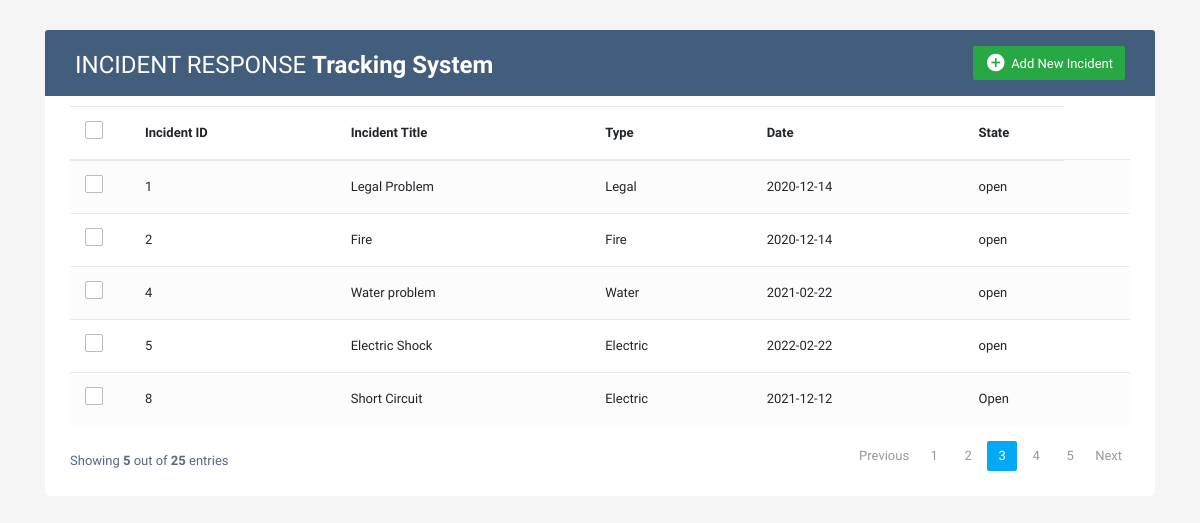
/Main.php, run on the app's committed database.
### tables this page shows
CREATE TABLE `incident` (
  `incident_id` int(11) NOT NULL,
  `incident_type` varchar(10) DEFAULT NULL,
  `date_created` date DEFAULT NULL,
  `state` varchar(10) DEFAULT NULL,
  `incident_title` varchar(50) NOT NULL
);

### Main.php (the view, shortened to what this page needs)
<!DOCTYPE html>
<html lang="en">
<head>
<link rel="stylesheet" href="https://stackpath.bootstrapcdn.com/bootstrap/4.5.0/css/bootstrap.min.css">
<link rel="stylesheet" href="https://maxcdn.bootstrapcdn.com/font-awesome/4.7.0/css/font-awesome.min.css">
</head>
<body>
<div class="container-xl">
	<div class="table-responsive">
		<div class="table-wrapper">
			<div class="table-title">
				<div class="row">
					<div class="col-sm-6">
						<h2>INCIDENT RESPONSE <b>Tracking System</b></h2>
					</div>
					<div class="col-sm-6">
						<a href="NewIncident.php" class="btn btn-success"><i class="material-icons">&#xE147;</i> <span>Add New Incident</span></a>
					</div>
				</div>
			</div>
			<table class="table table-striped table-hover">
				<thead>
					<tr>
						<th>
							<span class="custom-checkbox">
								<label for="selectAll"></label>
							</span>
						</th>
						<th>Incident ID</th>
                                                <th>Incident Title</th>
						<th>Type</th>
						<th>Date</th>
						<th>State</th>
					</tr>
				</thead>
				<tbody>
<?php
                $servername = "localhost";
		$username = "vk";
		$password = "123";
		$dbname = "incidentresponse";
		$con = new mysqli($servername, $username, $password, $dbname);
?>
<?php
$query = "SELECT * FROM incident";
$res=mysqli_query($con,$query);
while ($row=mysqli_fetch_assoc($res)) {
$incident_id = $row['incident_id'];
$incident_title = $row['incident_title'];
$incident_type = $row['incident_type'];
$incident_date = $row['date_created'];
$incident_state = $row['state'];
?>
                                       <tr>
						<td>
							<span class="custom-checkbox">
								<label for="checkbox1"></label>
							</span>
						</td>
						<td> <?php echo $incident_id ?></td>
                                                <td><?php echo $incident_title ?></td>
						<td><?php echo $incident_type ?></td>
						<td><?php echo $incident_date ?></td>
						<td><?php echo $incident_state ?></td>
						<td>
						</td>
					</tr>
<?php
}
?>
				</tbody>
			</table>
			<div class="clearfix">
				<div class="hint-text">Showing <b>5</b> out of <b>25</b> entries</div>
				<ul class="pagination">
					<li class="page-item disabled"><a href="#">Previous</a></li>
					<li class="page-item"><a href="#" class="page-link">1</a></li>
					<li class="page-item"><a href="#" class="page-link">2</a></li>
					<li class="page-item active"><a href="#" class="page-link">3</a></li>
					<li class="page-item"><a href="#" class="page-link">4</a></li>
					<li class="page-item"><a href="#" class="page-link">5</a></li>
					<li class="page-item"><a href="#" class="page-link">Next</a></li>
				</ul>
			</div>
		</div>
	</div>
</div>
</body>
</html>

### Main.php (style rules this page uses)
body { color: #566787; background: #f5f5f5; font-family: 'Varela Round', sans-serif; font-size: 13px; }
.table-responsive { margin: 30px 0; }
.table-wrapper { background: #fff; padding: 20px 25px; border-radius: 3px; min-width: 1000px; box-shadow: 0 1px 1px rgba(0,0,0,.05); }
.table-title { padding-bottom: 15px; background: #435d7d; color: #fff; padding: 16px 30px; min-width: 100%; margin: -20px -25px 10px; border-radius: 3px 3px 0 0; }
.table-title h2 { margin: 5px 0 0; font-size: 24px; }
.table-title .btn { color: #fff; float: right; font-size: 13px; border: none; min-width: 50px; border-radius: 2px; border: none; outline: none !important; margin-left: 10px; }
.table-title .btn i { float: left; font-size: 21px; margin-right: 5px; }
.table-title .btn span { float: left; margin-top: 2px; }
table.table tr th, table.table tr td { border-color: #e9e9e9; padding: 12px 15px; vertical-align: middle; }
table.table tr th:first-child { width: 60px; }
table.table tr th:last-child { width: 100px; }
table.table-striped tbody tr:nth-of-type(odd) { background-color: #fcfcfc; }
.pagination { float: right; margin: 0 0 5px; }
.pagination li a { border: none; font-size: 13px; min-width: 30px; min-height: 30px; color: #999; margin: 0 2px; line-height: 30px; border-radius: 2px !important; text-align: center; padding: 0 6px; }
.pagination li.active a, .pagination li.active a.page-link { background: #03A9F4; }
.hint-text { float: left; margin-top: 10px; font-size: 13px; }
.custom-checkbox { position: relative; }
.custom-checkbox label:before { width: 18px; height: 18px; }
.custom-checkbox label:before { content: ''; margin-right: 10px; display: inline-block; vertical-align: text-top; background: white; border: 1px solid #bbb; border-radius: 2px; box-sizing: border-box; z-index: 2; }

### data on the page
incident: incident_id "1", incident_title "Legal Problem", incident_type "Legal", date_created "2020-12-14", state "open"
incident: incident_id "2", incident_title "Fire", incident_type "Fire", date_created "2020-12-14", state "open"
incident: incident_id "4", incident_title "Water problem", incident_type "Water", date_created "2021-02-22", state "open"
incident: incident_id "5", incident_title "Electric Shock", incident_type "Electric", date_created "2022-02-22", state "open"
incident: incident_id "8", incident_title "Short Circuit", incident_type "Electric", date_created "2021-12-12", state "Open"
